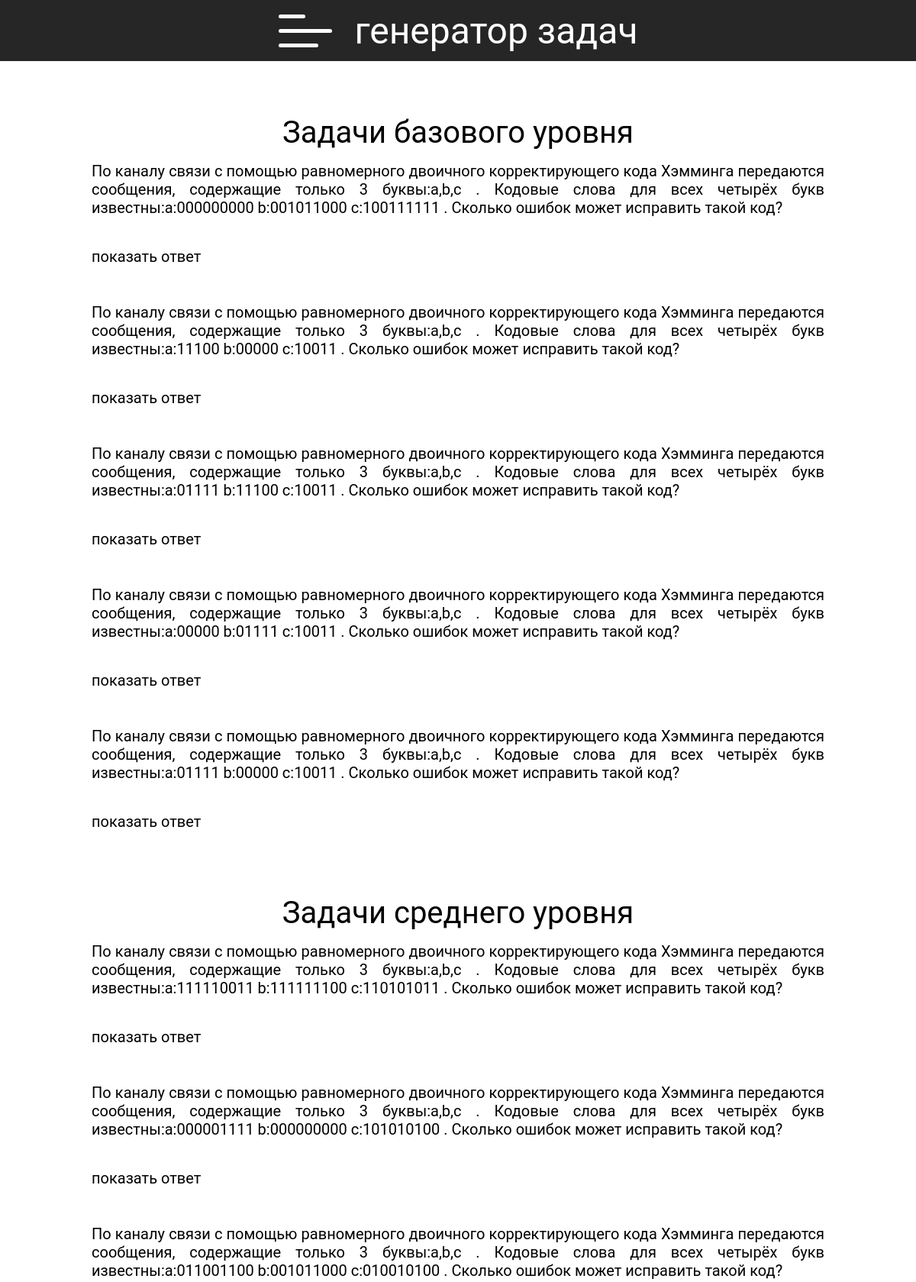
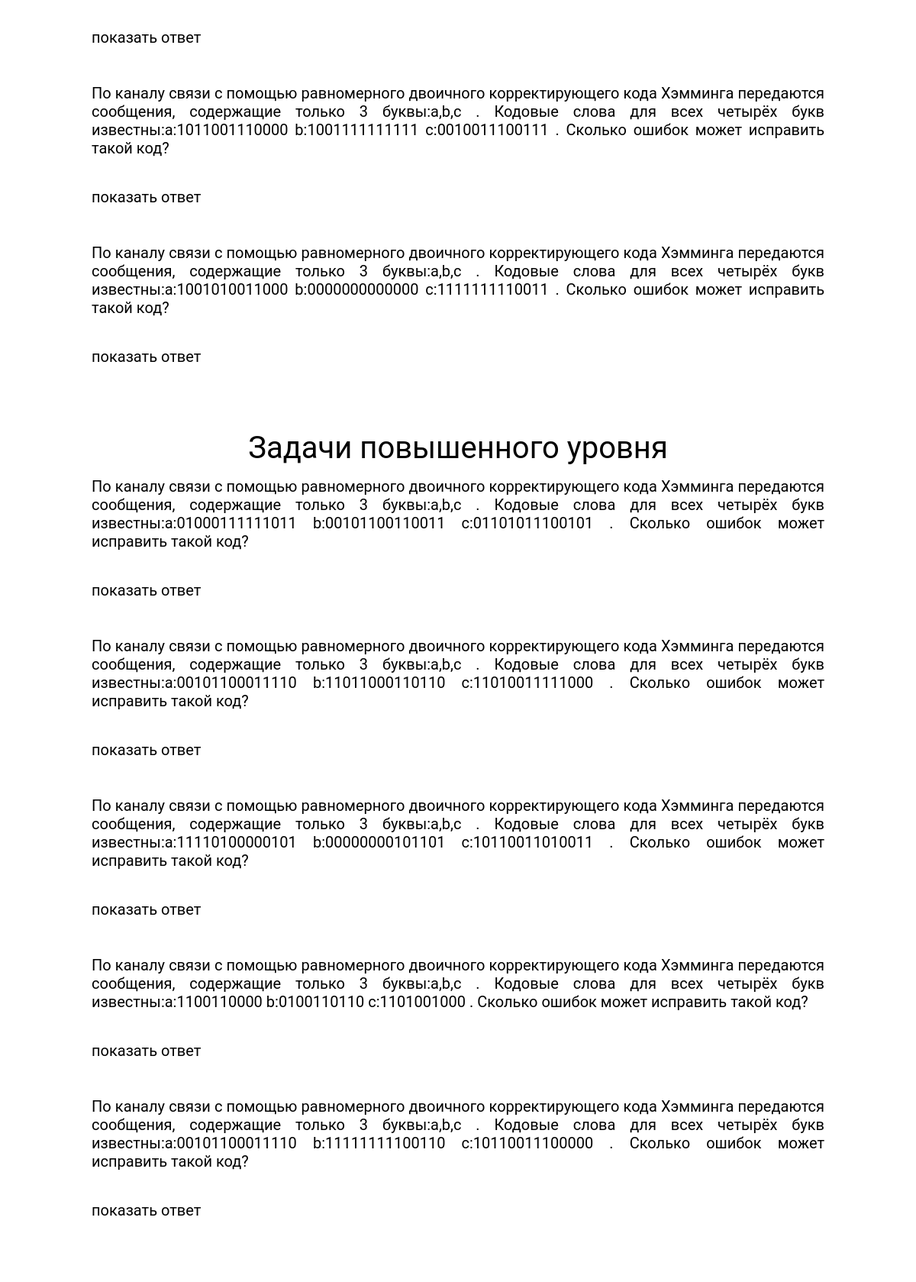
The page /hamming/tasks/ (upper part) on the database its author committed (2 pictures, top to bottom).
### hamming/models.py (models this page shows, shortened)
class Task(models.Model):
    text = models.TextField(help_text='содержимое задания')
    answer = models.CharField(max_length=50, help_text='ответ на задание')
    level = models.IntegerField(default=0, help_text='уровень сложности')

### hamming/views.py (the view)
# urls.py: path('tasks/', views.tasks_page, name='tasks')
def tasks_page(request):
    task2 = Task.objects.all().filter(level=2)
    task3 = Task.objects.all().filter(level=3)
    task5 = Task.objects.all().filter(level=5)
    return render(request, 'tasks_hamming.html', {
        'tasks2': task2,
        'tasks3': task3,
        'tasks5': task5
    })

### hamming/templates/tasks_hamming.html (shortened to what this page needs)
<!DOCTYPE html>
<html lang="en">
<head>
    {% load static %}
    <link rel="stylesheet" type="text/css" href="{% static 'codes.css' %}">
</head>
<body>
    <header>
        <label for="check" >
            <span></span>
            <span></span>
            <span></span>
        </label>
        <div class="name">генератор задач</div>
    </header>
    <div id="wrap">
        <main>
            <div class="paragraf" style="padding-bottom: 50px;" id="base">
                <div class="label">Задачи базового уровня</div>
                {% for task2 in tasks2 %}
                <div class="task">
                    <div class="text">{{ task2.text }}</div>
                    <p><a onclick="changeVisibility('{{ task2.id }}')" style="color: black">показать ответ</a></p>
                </div>
                {% endfor %}
            </div>
            <div class="paragraf" style="padding-bottom: 50px;" id="norm">
                <div class="label">Задачи среднего уровня</div>
                {% for task3 in tasks3 %}
                <div class="task">
                    <div class="text">{{ task3.text }}</div>
                    <p><a onclick="changeVisibility('{{ task3.id }}')" style="color: black">показать ответ</a></p>
                </div>
                {% endfor %}
            </div>
            <div class="paragraf" style="padding-bottom: 50px;" id="high">
                <div class="label">Задачи повышенного уровня</div>
                {% for task5 in tasks5 %}
                <div class="task">
                    <div class="text">{{ task5.text }}</div>
                    <p><a onclick="changeVisibility('{{ task5.id }}')" style="color: black">показать ответ</a></p>
                </div>
                {% endfor %}
            </div>
        </main>
    </div>
</body>
</html>

### main/static/codes.css (style rules this page uses)
* { margin: 0; padding: 0; border: 0; font-size: 100%; font: inherit; vertical-align: baseline; outline: none; font-family: 'Roboto', sans-serif; box-sizing: border-box; }
header { z-index: 1; position: fixed; width: 100vw; height: 10vh; display: flex; justify-content: center; align-items: center; font-size: 1.5em; background-color: rgba(0,0,0,0.85); }
body { overflow-x: hidden; }
a { text-decoration: none; color: white; }
label { display:flex; flex-direction:column; width:70px; cursor:pointer; margin-right: 30px; }
label span { background: #fff; border-radius:10px; height:5px; margin: 7px 0; transition: .4s cubic-bezier(0.68, -0.6, 0.32, 1.6); }
span:nth-of-type(1) { width:50%; }
span:nth-of-type(2) { width:100%; }
span:nth-of-type(3) { width:75%; }
.name { color:white; font-size: 2em; }
main { padding-top:150px; font-size: 1.25em; display: flex; justify-content: center; flex-direction: column; align-items: center; width: 80vw; }
#wrap { display: flex; justify-content: center; flex-direction: column; align-items: center; width: 100vw; }
.paragraf { display: flex; justify-content: center; flex-direction: column; }
.label { font-size: 2em; display: flex; justify-content: center; text-align: center; }
.text { padding-top: 5px; display: flex; justify-content: center; flex-direction: column; align-items:center; text-align: justify; padding-bottom: 40px; font-size: 1em; }
.task { padding-top: 10px; padding-bottom: 10px; }

### rows shown on the page
Task: text "По каналу связи с помощью равномерного двоичного корректирующего кода Хэмминга передаются сообщения, содержащие только 3 буквы:a,b,c . Кодовые слова для всех четырёх букв известны:a:000000000 b:001011000 c:100111111 . Сколько ошибок может исправить такой код?"
Task: text "По каналу связи с помощью равномерного двоичного корректирующего кода Хэмминга передаются сообщения, содержащие только 3 буквы:a,b,c . Кодовые слова для всех четырёх букв известны:a:11100 b:00000 c:10011 . Сколько ошибок может исправить такой код?"
Task: text "По каналу связи с помощью равномерного двоичного корректирующего кода Хэмминга передаются сообщения, содержащие только 3 буквы:a,b,c . Кодовые слова для всех четырёх букв известны:a:01111 b:11100 c:10011 . Сколько ошибок может исправить такой код?"
Task: text "По каналу связи с помощью равномерного двоичного корректирующего кода Хэмминга передаются сообщения, содержащие только 3 буквы:a,b,c . Кодовые слова для всех четырёх букв известны:a:00000 b:01111 c:10011 . Сколько ошибок может исправить такой код?"
Task: text "По каналу связи с помощью равномерного двоичного корректирующего кода Хэмминга передаются сообщения, содержащие только 3 буквы:a,b,c . Кодовые слова для всех четырёх букв известны:a:01111 b:00000 c:10011 . Сколько ошибок может исправить такой код?"
Task: text "По каналу связи с помощью равномерного двоичного корректирующего кода Хэмминга передаются сообщения, содержащие только 3 буквы:a,b,c . Кодовые слова для всех четырёх букв известны:a:111110011 b:111111100 c:110101011 . Сколько ошибок может исправить такой код?"
Task: text "По каналу связи с помощью равномерного двоичного корректирующего кода Хэмминга передаются сообщения, содержащие только 3 буквы:a,b,c . Кодовые слова для всех четырёх букв известны:a:000001111 b:000000000 c:101010100 . Сколько ошибок может исправить такой код?"
Task: text "По каналу связи с помощью равномерного двоичного корректирующего кода Хэмминга передаются сообщения, содержащие только 3 буквы:a,b,c . Кодовые слова для всех четырёх букв известны:a:011001100 b:001011000 c:010010100 . Сколько ошибок может исправить такой код?"
Task: text "По каналу связи с помощью равномерного двоичного корректирующего кода Хэмминга передаются сообщения, содержащие только 3 буквы:a,b,c . Кодовые слова для всех четырёх букв известны:a:1011001110000 b:1001111111111 c:0010011100111 . Сколько ошибок может исправить такой код?"
Task: text "По каналу связи с помощью равномерного двоичного корректирующего кода Хэмминга передаются сообщения, содержащие только 3 буквы:a,b,c . Кодовые слова для всех четырёх букв известны:a:1001010011000 b:0000000000000 c:1111111110011 . Сколько ошибок может исправить такой код?"
Task: text "По каналу связи с помощью равномерного двоичного корректирующего кода Хэмминга передаются сообщения, содержащие только 3 буквы:a,b,c . Кодовые слова для всех четырёх букв известны:a:01000111111011 b:00101100110011 c:01101011100101 . Сколько ошибок может исправить такой код?"
Task: text "По каналу связи с помощью равномерного двоичного корректирующего кода Хэмминга передаются сообщения, содержащие только 3 буквы:a,b,c . Кодовые слова для всех четырёх букв известны:a:00101100011110 b:11011000110110 c:11010011111000 . Сколько ошибок может исправить такой код?"
Task: text "По каналу связи с помощью равномерного двоичного корректирующего кода Хэмминга передаются сообщения, содержащие только 3 буквы:a,b,c . Кодовые слова для всех четырёх букв известны:a:11110100000101 b:00000000101101 c:10110011010011 . Сколько ошибок может исправить такой код?"
Task: text "По каналу связи с помощью равномерного двоичного корректирующего кода Хэмминга передаются сообщения, содержащие только 3 буквы:a,b,c . Кодовые слова для всех четырёх букв известны:a:1100110000 b:0100110110 c:1101001000 . Сколько ошибок может исправить такой код?"
Task: text "По каналу связи с помощью равномерного двоичного корректирующего кода Хэмминга передаются сообщения, содержащие только 3 буквы:a,b,c . Кодовые слова для всех четырёх букв известны:a:00101100011110 b:11111111100110 c:10110011100000 . Сколько ошибок может исправить такой код?"
